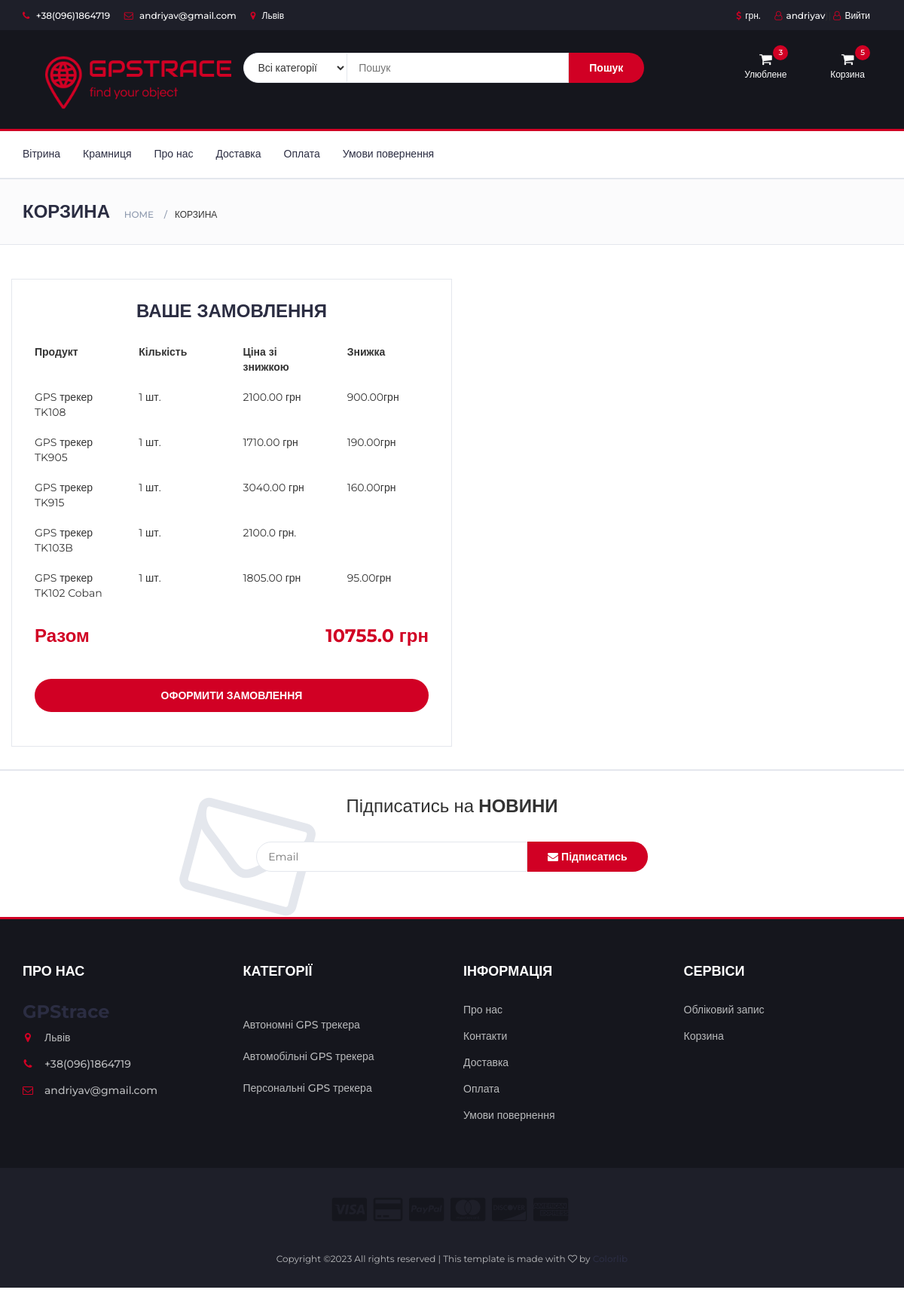
The page /cart (signed in) on the database its author committed.
### account/models.py (models this page shows, shortened)
class UserBase(AbstractBaseUser, PermissionsMixin):
    email = models.EmailField(_('Електронна адреса'), unique=True)
    user_name = models.CharField(max_length=150, unique=True)
    first_name = models.CharField(max_length=150, blank=True)
    about = models.TextField(_(
        'about'), max_length=500, blank=True)
    phone_number = models.CharField(max_length=15, blank=True)
    postcode = models.CharField(max_length=12, blank=True)
    address_line_1 = models.CharField(max_length=150, blank=True)
    address_line_2 = models.CharField(max_length=150, blank=True)
    town_city = models.CharField(max_length=150, blank=True)
    is_active = models.BooleanField(default=False)
    is_staff = models.BooleanField(default=False)
    created = models.DateTimeField(auto_now_add=True)
    updated = models.DateTimeField(auto_now=True)
    objects = CustomAccountManager()
    USERNAME_FIELD = 'email'
    REQUIRED_FIELDS = ['user_name']

### store/models.py (models this page shows, shortened)
class Order(models.Model):
    user = models.ForeignKey(settings.AUTH_USER_MODEL,
                             on_delete=models.CASCADE, null=True, blank=True)
    items = models.ManyToManyField(OrderItem)
    start_date = models.DateTimeField(auto_now_add=True)
    ordered_date = models.DateTimeField()
    ordered = models.BooleanField(default=False)
    ordered_date = models.DateTimeField(null=True)
    first_name = models.CharField(max_length=200,  blank=True, null=True)
    last_name = models.CharField(max_length=200, null=True)
    email = models.CharField(max_length=200, null=True)
    street_address = models.CharField(max_length=200, null=True)
    city = models.CharField(max_length=200, null=True)
    index = models.CharField(max_length=200, null=True)
    phone = models.CharField(max_length=200, null=True)
    first_name_np = models.CharField(max_length=200, blank=True, null=True)
    last_name_np = models.CharField(max_length=200, null=True)
    phone_np = models.CharField(max_length=200, null=True)
    city_np = models.CharField(max_length=200, null=True)
    address_np = models.CharField(max_length=200, null=True)
    order_notes = models.TextField(max_length=5000, null=True, blank=True)
    def get_total(self):
        total = 0
        for order_item in self.items.all():
            total += order_item.get_final_price()
        return total

class OrderItem(models.Model):
    user = models.ForeignKey(settings.AUTH_USER_MODEL,
                             on_delete=models.CASCADE, null=True, blank=True)
    ordered = models.BooleanField(default=False)
    item = models.ForeignKey(Item, on_delete=models.CASCADE)
    quantity = models.IntegerField(default=1)
    def get_total_item_price(self):
        if self.item.discount:
            return self.quantity * (self.item.price - (self.item.price * (self.item.discount / 100)))
        else:
            return self.quantity * self.item.price
    def get_final_price(self):
        return self.get_total_item_price()

class Item(models.Model):
    title = models.CharField(max_length=100, null=True, verbose_name='Назва товару')
    slug = models.SlugField(max_length=100, unique=True, db_index=True, null=True)
    photo = models.ImageField(upload_to='img', null=True)
    price = models.FloatField(blank=True, null=True, verbose_name='Ціна товару')
    discount = models.IntegerField(blank=True, null=True, verbose_name='Знижка у %')
    short_description = models.TextField(max_length=5000, null=True, blank=True, verbose_name='Короткий опис')
    description = models.TextField(max_length=5000, null=True, blank=True, verbose_name='Опис')
    details = models.TextField(max_length=5000, null=True, blank=True, verbose_name='Деталі')
    label = models.CharField(choices=LABEL_CHOICES, max_length=20, null=True, blank=True, verbose_name='Акційна мітка')
    battery = models.IntegerField(choices=BATTERY_CHOICES, null=True, blank=True,
                               verbose_name='Ємність акумуляторної батареї')
    cat = models.ForeignKey('Category', on_delete=models.PROTECT, null=True)
    quantity = models.IntegerField(default=1)
    def discount_price_calculation(self):
        self.discount_price = self.price - (self.price * (self.discount / 100))
        return self.discount_price
    def discount_save_calculation(self):
        self.discount_save = self.price - self.discount_price
        return self.discount_save

class Category(models.Model):
    name = models.CharField(max_length=100, db_index=True, verbose_name='Категорія')
    slug = models.SlugField(max_length=255, unique=True, db_index=True, verbose_name='URL', null=True)
    def get_absolute_url(self):
        return reverse('category', kwargs={'cat_slug': self.slug})

### store/views.py (the view)
# urls.py: path('cart', CartView.as_view(), name='cart'),
class CartView(LoginRequiredMixin, ListView):
    login_url = '/account/login/'
    redirect_field_name = 'cart'
    def get(self, *args, **kwargs):
        try:
            order = Order.objects.get(user=self.request.user, ordered=False)
            context = {
                'object': order
            }
            return render(self.request, 'store/cart.html', context)
        except ObjectDoesNotExist:
            messages.warning(self.request, "У Вас не має активних замовлень")
            return redirect("/")

### store/templates/store/cart.html (shortened to what this page needs)
<!DOCTYPE html>
{% load static %}
<html lang="en">
	<head>
 		<link type="text/css" rel="stylesheet" href="{% static 'css/bootstrap.min.css' %}"/>
 		<link type="text/css" rel="stylesheet" href="{% static 'css/slick.css' %}"/>
 		<link type="text/css" rel="stylesheet" href="{% static 'css/slick-theme.css' %}"/>
 		<link type="text/css" rel="stylesheet" href="{% static 'css/nouislider.min.css' %}"/>
 		<link rel="stylesheet" href="{% static 'css/font-awesome.min.css' %}">
 		<link type="text/css" rel="stylesheet" href="{% static 'css/style.css' %}"/>
    </head>
	<body>
{% include "store/navbar.html" %}
		<div id="breadcrumb" class="section">
			<div class="container">
				<div class="row">
					<div class="col-md-10">
						<h3 class="breadcrumb-header">Корзина</h3>
						<ul class="breadcrumb-tree">
							<li><a href="#">Home</a></li>
							<li class="active">Корзина</li>
						</ul>
					</div>
				</div>
			</div>
		</div>
		<div class="section">
			<div class="container">
				<div class="row">
                       {% if object.items.all %}
					<div class="col-md-6 order-details">
						<div class="section-title text-center" align="left">
							<h3 class="title">Ваше замовлення</h3>
						</div>
						<div class="order-summary">
							<div class="row">
							<div class="col-sm-3"><strong>Продукт</strong></div>
							<div class="col-sm-3"><strong>Кількість</strong></div>
							<div class="col-sm-3"><strong>Ціна зі знижкою</strong></div>
							<div class="col-sm-3"><strong>Знижка</strong></div>
							</div>
							{% for order_item in object.items.all %}
							<div class="row">
								<br>
								<div class="col-sm-3">{{order_item.item.title}}</div>
								<div class="col-sm-3">{{order_item.quantity}} шт.</div>
									{% if order_item.item.discount %}
								<div class="col-sm-3">
									{{order_item.item.discount_price_calculation | floatformat:2}} грн</div>
									{% else %}
									<div class="col-sm-3">
									{{order_item.item.price}} грн.</div>
									{% endif %}
									{% if order_item.item.discount %}
								<div class="col-sm-3">{{ order_item.item.discount_save_calculation | floatformat:2 }}грн</div>
									{% endif %}
							</div>
							{% endfor %}
							<br>
							<div class="order-col">
								<div class="order-total"><strong>Разом</strong></div>
								<div><strong class="order-total">{{object.get_total|floatformat:1}} грн</strong></div>
							</div>
						<a href="{% url 'checkout' %}" class="primary-btn order-submit">Оформити замовлення</a>
					</div>
				</div>
			</div>
		</div>
	{% else %}
	<h3> Ваша корзина пуста </h3>
	{% endif %}
			</body>
</html>
{% include "store/footer.html" %}

### store/templates/store/navbar.html (shortened to what this page needs)
{% load static %}
{% load store_tags %}
 <html lang="en">
    <head>
<link type="text/css" rel="stylesheet" href="{% static 'css/bootstrap.min.css' %}"/>
<link type="text/css" rel="stylesheet" href="{% static 'css/slick.css' %}"/>
<link type="text/css" rel="stylesheet" href="{% static 'css/slick-theme.css' %}"/>
<link type="text/css" rel="stylesheet" href="{% static 'css/nouislider.min.css' %}"/>
<link rel="stylesheet" href="{% static 'css/font-awesome.min.css' %}">
<link type="text/css" rel="stylesheet" href="{% static 'css/style.css' %}"/>
<header>
    <div id="top-header">
        <div class="container">
            <ul class="header-links pull-left">
                <li><a href="#"><i class="fa fa-phone"></i> +38(096)1864719</a></li>
                <li><a href="#"><i class="fa fa-envelope-o"></i> andriyav@gmail.com</a></li>
                <li><a href="#"><i class="fa fa-map-marker"></i> Львів</a></li>
            </ul>
            <ul class="header-links pull-right">
                <li><a href="#"><i class="fa fa-dollar"></i>грн.</a></li>
                {% if request.user.is_authenticated %}
                <li><a href="{% url "account:dashboard" %}"><i class="fa fa-user-o"></i>{{ user.user_name }}</a>}|
                    <a href="{% url 'logout'  %}"><i class="fa fa-user-o"></i>Вийти</li>
                {% else %}
                <li><a href="{% url "account:login" %}"><i class="fa fa-user-o"></i>Обліковий запис</a></li>
                {% endif %}
            </ul>
        </div>
    </div>
    <div id="header">
        <div class="container">
            <div class="row">
                <div class="col-md-3">
                    <div class="header-logo">
                        <a href="{% url 'home' %}" class="logo">
                            <img src="{% static './img/logo.png' %}" alt="">
                        </a>
                    </div>
                </div>
                    <div class="col-md-6">
                    <div class="header-search">
                        <form action="{% url 'search' %}" method="get">
                            <select class="input-select" name="drop" onchange="javascript:
									if(this.value != '0') this.form.submit();">
                                <option value="" >Всі категорії</option>
                            </select>
                            <input class="input" type="text" name="q" placeholder="Пошук">
                            <button class="search-btn">Пошук</button>
                        </form>
                    </div>
                </div>
                <div class="col-md-3 clearfix">
                    <div class="header-ctn">
                        <div class="dropdown">
                            <a class="dropdown-toggle" data-toggle="dropdown" aria-expanded="true">
                                <i class="fa fa-shopping-cart"></i>
                                <span>Улюблене</span>
                                <div class="qty">{{ request.user|favorite_item_count }}</div>
                            </a>
                        </div>
                        <div class="dropdown">
                            <a class="dropdown-toggle" data-toggle="dropdown" aria-expanded="true">
                                <i class="fa fa-shopping-cart"></i>
                                <span>Корзина</span>
                                {% if user.is_authenticated %}
                                <div class="qty">{{ request.user|cart_item_count }}</div>
                                {% endif %}
                        </div>
                    </div>
                </div>
            </div>
</header>
<nav id="navigation">
    <div class="container">
        <div id="responsive-nav">
            <ul class="main-nav nav navbar-nav">
                <li><a href="{% url 'home' %}">Вітрина</a></li>
                <li><a href="{% url 'index' %}">Крамниця</a></li>
                <li><a href="{% url 'about' %}">Про нас</a></li>
                <li><a href="{% url 'delivery' %}">Доставка</a></li>
                <li><a href="{% url 'payment' %}">Оплата</a></li>
                <li><a href="{% url 'return_terms' %}">Умови повернення</a></li>
            </ul>
        </div>
    </div>
</nav>

### store/templates/store/list_categories.html
{% load static %}
<ul class="main-nav nav-pills nav-stacked">
    {% for c in cats %}
    <div><br></div>
    <li><a href="{{c.get_absolute_url}}">{{c.name}}</a></li>
    {% endfor %}
</ul>

### rows shown on the page
UserBase: user_name "andriyav", user|favorite_item_count "3", user|cart_item_count "5"
OrderItem: item "GPS трекер TK108", quantity "1", item.discount_price_calculation "2100.00", item.discount_save_calculation "900.00"
OrderItem: item "GPS трекер TK905", quantity "1", item.discount_price_calculation "1710.00", item.discount_save_calculation "190.00"
OrderItem: item "GPS трекер TK915", quantity "1", item.discount_price_calculation "3040.00", item.discount_save_calculation "160.00"
OrderItem: item "GPS трекер TK103B", quantity "1", item.price "2100.0"
OrderItem: item "GPS трекер TK102 Coban", quantity "1", item.discount_price_calculation "1805.00", item.discount_save_calculation "95.00"
Order: get_total "10755.0"
Category: name "Автономні GPS трекера"
Category: name "Автомобільні GPS трекера"
Category: name "Персональні GPS трекера"
